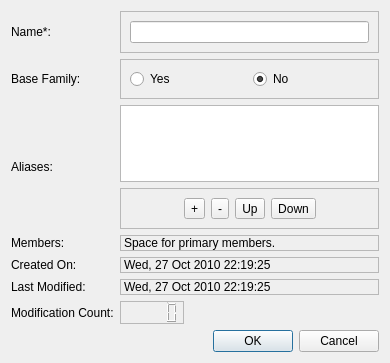
<?xml version="1.0" encoding="UTF-8"?>
<ui version="4.0">
 <class>EditFamilyDialog</class>
 <widget class="QDialog" name="EditFamilyDialog">
  <property name="windowModality">
   <enum>Qt::WindowModal</enum>
  </property>
  <property name="geometry">
   <rect>
    <x>0</x>
    <y>0</y>
    <width>390</width>
    <height>363</height>
   </rect>
  </property>
  <property name="windowTitle">
   <string>Edit Family</string>
  </property>
  <layout class="QVBoxLayout" name="verticalLayout">
   <item>
    <layout class="QGridLayout" name="gridLayoutMain">
     <item row="0" column="0">
      <widget class="QLabel" name="labelFamilyName">
       <property name="text">
        <string>Name*:</string>
       </property>
       <property name="buddy">
        <cstring>lineEditName</cstring>
       </property>
      </widget>
     </item>
     <item row="1" column="0">
      <widget class="QLabel" name="labelBase">
       <property name="text">
        <string>Base Family:</string>
       </property>
      </widget>
     </item>
     <item row="1" column="1">
      <layout class="QHBoxLayout" name="horizontalLayoutBase">
       <item>
        <widget class="QFrame" name="frame">
         <property name="frameShape">
          <enum>QFrame::StyledPanel</enum>
         </property>
         <property name="frameShadow">
          <enum>QFrame::Raised</enum>
         </property>
         <layout class="QHBoxLayout" name="horizontalLayout_3">
          <item>
           <widget class="QRadioButton" name="radioButtonBaseYes">
            <property name="toolTip">
             <string>Select this to make the family a base family.
A base family is displayed at the top of family tree (subject to sorting amongst the base families).
It is okay if you have no base family or vice versa.</string>
            </property>
            <property name="statusTip">
             <string>Base Family: Yes</string>
            </property>
            <property name="whatsThis">
             <string>Select this to make the family a base family.
A base family is displayed at the top of family tree (subject to sorting amongst the base families).
It is okay if you have no base family or vice versa.</string>
            </property>
            <property name="text">
             <string>Yes</string>
            </property>
           </widget>
          </item>
          <item>
           <widget class="QRadioButton" name="radioButtonBaseNo">
            <property name="cursor">
             <cursorShape>ArrowCursor</cursorShape>
            </property>
            <property name="toolTip">
             <string>Select this to make the family a normal family.
A normal family is displayed after the base families in a sorted order.</string>
            </property>
            <property name="statusTip">
             <string>Base Family: No</string>
            </property>
            <property name="whatsThis">
             <string>Select this to make the family a normal family.
A normal family is displayed after the base families in a sorted order.</string>
            </property>
            <property name="text">
             <string>No</string>
            </property>
            <property name="checked">
             <bool>true</bool>
            </property>
            <property name="autoRepeat">
             <bool>false</bool>
            </property>
           </widget>
          </item>
         </layout>
        </widget>
       </item>
      </layout>
     </item>
     <item row="2" column="0">
      <widget class="QLabel" name="labelAlisases">
       <property name="text">
        <string>Aliases:</string>
       </property>
      </widget>
     </item>
     <item row="2" column="1">
      <layout class="QVBoxLayout" name="verticalLayoutAliases">
       <item>
        <widget class="QListView" name="listViewAliases">
         <property name="frameShadow">
          <enum>QFrame::Raised</enum>
         </property>
        </widget>
       </item>
       <item>
        <layout class="QHBoxLayout" name="horizontalLayoutAliasesButtons">
         <item>
          <widget class="QFrame" name="frame_2">
           <property name="frameShape">
            <enum>QFrame::StyledPanel</enum>
           </property>
           <property name="frameShadow">
            <enum>QFrame::Raised</enum>
           </property>
           <layout class="QHBoxLayout" name="horizontalLayout_4">
            <item>
             <spacer name="horizontalSpacer">
              <property name="orientation">
               <enum>Qt::Horizontal</enum>
              </property>
              <property name="sizeHint" stdset="0">
               <size>
                <width>40</width>
                <height>20</height>
               </size>
              </property>
             </spacer>
            </item>
            <item>
             <widget class="QToolButton" name="toolButtonAdd">
              <property name="text">
               <string>+</string>
              </property>
             </widget>
            </item>
            <item>
             <widget class="QToolButton" name="toolButtonDel">
              <property name="text">
               <string>-</string>
              </property>
             </widget>
            </item>
            <item>
             <widget class="QToolButton" name="toolButtonUp">
              <property name="text">
               <string>Up</string>
              </property>
             </widget>
            </item>
            <item>
             <widget class="QToolButton" name="toolButtonDown">
              <property name="text">
               <string>Down</string>
              </property>
             </widget>
            </item>
            <item>
             <spacer name="horizontalSpacer_3">
              <property name="orientation">
               <enum>Qt::Horizontal</enum>
              </property>
              <property name="sizeHint" stdset="0">
               <size>
                <width>40</width>
                <height>20</height>
               </size>
              </property>
             </spacer>
            </item>
           </layout>
          </widget>
         </item>
        </layout>
       </item>
      </layout>
     </item>
     <item row="5" column="0">
      <widget class="QLabel" name="labelMembers">
       <property name="text">
        <string>Members:</string>
       </property>
      </widget>
     </item>
     <item row="5" column="1">
      <widget class="QLabel" name="labelFamilyMembers">
       <property name="toolTip">
        <string>Primary members of this family. Use Tree View to edit list of primary Members.</string>
       </property>
       <property name="statusTip">
        <string>Primary members</string>
       </property>
       <property name="whatsThis">
        <string>Primary members of this family. Use Tree View to edit list of primary Members.</string>
       </property>
       <property name="frameShape">
        <enum>QFrame::StyledPanel</enum>
       </property>
       <property name="frameShadow">
        <enum>QFrame::Raised</enum>
       </property>
       <property name="text">
        <string>Space for primary members.</string>
       </property>
       <property name="wordWrap">
        <bool>true</bool>
       </property>
      </widget>
     </item>
     <item row="6" column="0">
      <widget class="QLabel" name="labelCreatedOn">
       <property name="text">
        <string>Created On:</string>
       </property>
      </widget>
     </item>
     <item row="7" column="0">
      <widget class="QLabel" name="labelModifiedOn">
       <property name="text">
        <string>Last Modified:</string>
       </property>
      </widget>
     </item>
     <item row="8" column="0">
      <widget class="QLabel" name="labelModificationCount">
       <property name="text">
        <string>Modification Count:</string>
       </property>
      </widget>
     </item>
     <item row="9" column="1">
      <widget class="QDialogButtonBox" name="buttonBox">
       <property name="toolTip">
        <string>Click ok to accept the changes.
Click cancle to discard the changes.</string>
       </property>
       <property name="whatsThis">
        <string>Click ok to accept the changes.
Click cancle to discard the changes.</string>
       </property>
       <property name="orientation">
        <enum>Qt::Horizontal</enum>
       </property>
       <property name="standardButtons">
        <set>QDialogButtonBox::Cancel|QDialogButtonBox::Ok</set>
       </property>
      </widget>
     </item>
     <item row="8" column="1">
      <layout class="QHBoxLayout" name="horizontalLayout">
       <item>
        <widget class="QLCDNumber" name="lcdNumberModificationCount">
         <property name="frameShape">
          <enum>QFrame::StyledPanel</enum>
         </property>
        </widget>
       </item>
       <item>
        <spacer name="horizontalSpacer_2">
         <property name="orientation">
          <enum>Qt::Horizontal</enum>
         </property>
         <property name="sizeHint" stdset="0">
          <size>
           <width>40</width>
           <height>20</height>
          </size>
         </property>
        </spacer>
       </item>
      </layout>
     </item>
     <item row="7" column="1">
      <widget class="QLabel" name="labelModifiedOnValue">
       <property name="frameShape">
        <enum>QFrame::StyledPanel</enum>
       </property>
       <property name="frameShadow">
        <enum>QFrame::Raised</enum>
       </property>
       <property name="text">
        <string>Wed, 27 Oct 2010 22:19:25</string>
       </property>
      </widget>
     </item>
     <item row="6" column="1">
      <widget class="QLabel" name="labelCreatedOnValue">
       <property name="frameShape">
        <enum>QFrame::StyledPanel</enum>
       </property>
       <property name="frameShadow">
        <enum>QFrame::Raised</enum>
       </property>
       <property name="text">
        <string>Wed, 27 Oct 2010 22:19:25</string>
       </property>
      </widget>
     </item>
     <item row="0" column="1">
      <widget class="QFrame" name="frame_3">
       <property name="frameShape">
        <enum>QFrame::StyledPanel</enum>
       </property>
       <property name="frameShadow">
        <enum>QFrame::Raised</enum>
       </property>
       <layout class="QHBoxLayout" name="horizontalLayout_2">
        <item>
         <widget class="QLineEdit" name="lineEditName">
          <property name="toolTip">
           <string>Name of the family goes here.
 It can consist of any text (Its after all your tree).</string>
          </property>
          <property name="statusTip">
           <string>Family Name</string>
          </property>
          <property name="whatsThis">
           <string>Name of the family goes here. It can consist of any text (Its after all your tree).</string>
          </property>
         </widget>
        </item>
       </layout>
      </widget>
     </item>
    </layout>
   </item>
  </layout>
 </widget>
 <resources>
  <include location="../MainWindow/MainWindow.qrc"/>
 </resources>
 <connections>
  <connection>
   <sender>buttonBox</sender>
   <signal>accepted()</signal>
   <receiver>EditFamilyDialog</receiver>
   <slot>accept()</slot>
   <hints>
    <hint type="sourcelabel">
     <x>189</x>
     <y>464</y>
    </hint>
    <hint type="destinationlabel">
     <x>157</x>
     <y>150</y>
    </hint>
   </hints>
  </connection>
  <connection>
   <sender>buttonBox</sender>
   <signal>rejected()</signal>
   <receiver>EditFamilyDialog</receiver>
   <slot>reject()</slot>
   <hints>
    <hint type="sourcelabel">
     <x>189</x>
     <y>464</y>
    </hint>
    <hint type="destinationlabel">
     <x>267</x>
     <y>150</y>
    </hint>
   </hints>
  </connection>
 </connections>
</ui>
